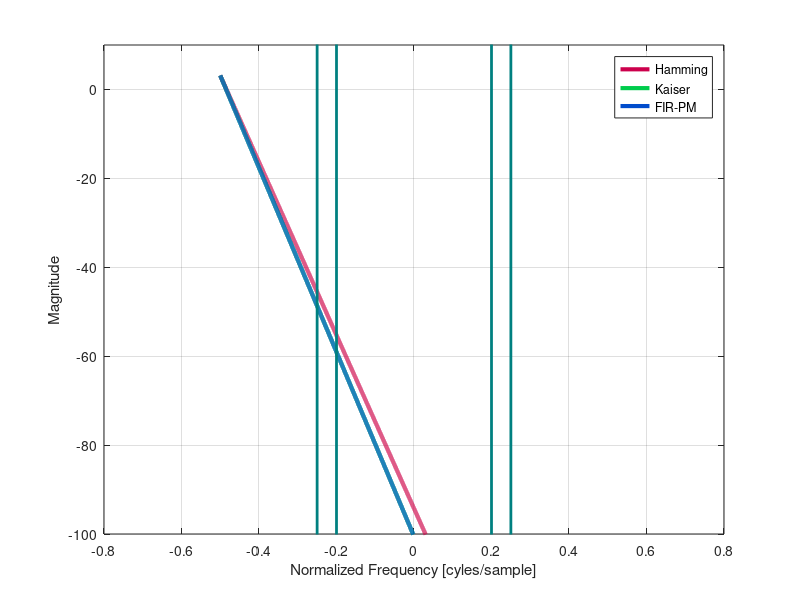

Recreate this plot in MATLAB.


NFFT = 2^14;
freq = [0:NFFT-1]/NFFT - 0.5;

fp = .2;
fs = .25;
Ap = .05; % dB
As = 55; % dB

Bp = 10^(Ap/20);
dp = (Bp-1)/(Bp+1); % pass band ripple
Bs = (1+dp)*10^(-As/20);
ds = Bs; % stop band ripple (approx.)

%% Windowed filter design
Fw = fs - fp;
fc = 0.5*(fs + fp);
[d,dind] = min([dp ds]);
if(dind == 1)
    A = Ap; % design is dominated by pass band ripple
else
    A = As; % design is dominated by stop band ripple
end;
% Hann window cuz 44 dB
L = ceil(6.2*pi/(2*pi*Fw));
M = L-1; % filter order
if(mod(M,2)==1)
    M = M+1;
    L = L+1;
end
% Now we know the shape (Hann) and the length.
win = hanning(L);
% Generate the impulse response
alpha = M/2; % group delay
n = [0:L-1].' - alpha;
hd = (3*2*fc)*sinc(2*fc*n);
hd(alpha+1) = hd(alpha+1) + 1;
h = hd.*win;
hhamming = h;

%magnitude dB
plot(freq,20*log10(abs(fftshift(fft(hd,NFFT)))),'Color',[0.8 0 0.3],'LineWidth',3);
hold on;
plot(freq,20*log10(abs(fftshift(fft(h ,NFFT)))),'Color',[0.0 0.8 0.3],'LineWidth',3);
ax = axis;
plot((fp)*[1 1],ax(3:4),'Color',[0 0.5 0.5],'LineWidth',2);
plot(-(fp)*[1 1],ax(3:4),'Color',[0 0.5 0.5],'LineWidth',2);
plot((fs)*[1 1],ax(3:4),'Color',[0 0.5 0.5],'LineWidth',2);
plot(-(fs)*[1 1],ax(3:4),'Color',[0 0.5 0.5],'LineWidth',2);
hold off;
grid on;
xlabel('Normalized Frequency [cyles/sample]');
ylabel('Magnitude [dB]');
legend('Non-Windowed','Windowed');
ylim([-100 10]);

%magnitude linear
plot(freq,(abs(fftshift(fft(hd,NFFT)))),'Color',[0.8 0 0.3],'LineWidth',3);
hold on;
plot(freq,(abs(fftshift(fft(h ,NFFT)))),'Color',[0.0 0.8 0.3],'LineWidth',3);
ax = axis;
plot((fp)*[1 1],ax(3:4),'Color',[0 0.5 0.5],'LineWidth',2);
plot(-(fp)*[1 1],ax(3:4),'Color',[0 0.5 0.5],'LineWidth',2);
plot((fs)*[1 1],ax(3:4),'Color',[0 0.5 0.5],'LineWidth',2);
plot(-(fs)*[1 1],ax(3:4),'Color',[0 0.5 0.5],'LineWidth',2);
hold off;
grid on;
xlabel('Normalized Frequency [cyles/sample]');
ylabel('Magnitude');
legend('Non-Windowed','Windowed');
ylim([-.5 1.5]);


%phase
plot(freq,unwrap(angle(fftshift(fft(hd,NFFT)))),'Color',[0.8 0 0.3],'LineWidth',3);
hold on;
plot(freq,unwrap(angle(fftshift(fft(h ,NFFT)))),'Color',[0.0 0.8 0.3],'LineWidth',3);
ax = axis;
plot((fp)*[1 1],ax(3:4),'Color',[0 0.5 0.5],'LineWidth',2);
plot(-(fp)*[1 1],ax(3:4),'Color',[0 0.5 0.5],'LineWidth',2);
plot((fs)*[1 1],ax(3:4),'Color',[0 0.5 0.5],'LineWidth',2);
plot(-(fs)*[1 1],ax(3:4),'Color',[0 0.5 0.5],'LineWidth',2);
hold off;
grid on;
xlabel('Normalized Frequency [cyles/sample]');
ylabel('Magnitude');
legend('Non-Windowed','Windowed');
ylim([-100 10]);







%% Kaiser design
[M,Wn,beta,filtype]=kaiserord([fp fs],[1 0],[dp ds],1)
if(mod(M,2)==1)
    M = M+1; 
end
L = M+1;
alpha = M/2;
win = kaiser(L,beta);
n = [0:L-1].' - alpha;
hd = (3*2*fc)*sinc(2*fc*n);
hd(alpha+1) = hd(alpha+1) + 1;
h = hd.*win;
hkaiser = h;

plot(freq,20*log10(abs(fftshift(fft(hd,NFFT)))),'Color',[0.8 0 0.3],'LineWidth',3);
hold on;
plot(freq,20*log10(abs(fftshift(fft(h ,NFFT)))),'Color',[0.0 0.8 0.3],'LineWidth',3);
ax = axis;
plot((fp)*[1 1],ax(3:4),'Color',[0 0.5 0.5],'LineWidth',2);
plot(-(fp)*[1 1],ax(3:4),'Color',[0 0.5 0.5],'LineWidth',2);
plot((fs)*[1 1],ax(3:4),'Color',[0 0.5 0.5],'LineWidth',2);
plot(-(fs)*[1 1],ax(3:4),'Color',[0 0.5 0.5],'LineWidth',2);
hold off;
grid on;
xlabel('Normalized Frequency [cyles/sample]');
ylabel('Magnitude [dB]');
legend('Non-Windowed','Windowed');
ylim([-100 10]);

% plot(freq,(abs(fftshift(fft(hd,NFFT)))),'Color',[0.8 0 0.3],'LineWidth',3);
% hold on;
% plot(freq,(abs(fftshift(fft(h ,NFFT)))),'Color',[0.0 0.8 0.3],'LineWidth',3);
% ax = axis;
% plot((fp)*[1 1],ax(3:4),'Color',[0 0.5 0.5],'LineWidth',2);
% plot(-(fp)*[1 1],ax(3:4),'Color',[0 0.5 0.5],'LineWidth',2);
% plot((fs)*[1 1],ax(3:4),'Color',[0 0.5 0.5],'LineWidth',2);
% plot(-(fs)*[1 1],ax(3:4),'Color',[0 0.5 0.5],'LineWidth',2);
% hold off;
% grid on;
% xlabel('Normalized Frequency [cyles/sample]');
% ylabel('Magnitude');
% legend('Non-Windowed','Windowed');
% ylim([-.25 1.2]);


% plot(freq,unwrap(angle(fftshift(fft(hd,NFFT)))),'Color',[0.8 0 0.3],'LineWidth',3);
% hold on;
% plot(freq,unwrap(angle(fftshift(fft(h ,NFFT)))),'Color',[0.0 0.8 0.3],'LineWidth',3);
% ax = axis;
% plot((fp)*[1 1],ax(3:4),'Color',[0 0.5 0.5],'LineWidth',2);
% plot(-(fp)*[1 1],ax(3:4),'Color',[0 0.5 0.5],'LineWidth',2);
% plot((fs)*[1 1],ax(3:4),'Color',[0 0.5 0.5],'LineWidth',2);
% plot(-(fs)*[1 1],ax(3:4),'Color',[0 0.5 0.5],'LineWidth',2);
% hold off;
% grid on;
% xlabel('Normalized Frequency [cyles/sample]');
% ylabel('Magnitude');
% legend('Non-Windowed','Windowed');
% ylim([-100 10]);






%% Equiripple filter design
[M,F,A,W]=firpmord([fp fs],[4 1],[dp ds],1)
%M = M + 2;
h = firpm(M,F,A,W);
hfirpm = h;

plot(freq,20*log10(abs(fftshift(fft(hhamming,NFFT)))),'Color',[0.8 0 0.3],'LineWidth',3);
hold on;
plot(freq,20*log10(abs(fftshift(fft(hkaiser ,NFFT)))),'Color',[0.0 0.8 0.3],'LineWidth',3);
plot(freq,20*log10(abs(fftshift(fft(hfirpm  ,NFFT)))),'Color',[0.0 0.3 0.8],'LineWidth',3);
ax = axis;
plot((fp)*[1 1],ax(3:4),'Color',[0 0.5 0.5],'LineWidth',2);
plot(-(fp)*[1 1],ax(3:4),'Color',[0 0.5 0.5],'LineWidth',2);
plot((fs)*[1 1],ax(3:4),'Color',[0 0.5 0.5],'LineWidth',2);
plot(-(fs)*[1 1],ax(3:4),'Color',[0 0.5 0.5],'LineWidth',2);
hold off;
grid on;
xlabel('Normalized Frequency [cyles/sample]');
ylabel('Magnitude [dB]');
legend('Hamming','Kaiser','FIR-PM');
ylim([-100 10]);

fprintf('Hamming = %d\nKaiser  = %d\nFIR-PM  = %d\n',...
        length(hhamming),length(hkaiser),length(hfirpm));

    
    
    
    
    
    
    
    
plot(freq,(abs(fftshift(fft(hhamming,NFFT)))),'Color',[0.8 0 0.3],'LineWidth',3);
hold on;
plot(freq,(abs(fftshift(fft(hkaiser ,NFFT)))),'Color',[0.0 0.8 0.3],'LineWidth',3);
plot(freq,(abs(fftshift(fft(hfirpm  ,NFFT)))),'Color',[0.0 0.3 0.8],'LineWidth',3);
ax = axis;
plot((fp)*[1 1],ax(3:4),'Color',[0 0.5 0.5],'LineWidth',2);
plot(-(fp)*[1 1],ax(3:4),'Color',[0 0.5 0.5],'LineWidth',2);
plot((fs)*[1 1],ax(3:4),'Color',[0 0.5 0.5],'LineWidth',2);
plot(-(fs)*[1 1],ax(3:4),'Color',[0 0.5 0.5],'LineWidth',2);
hold off;
grid on;
xlabel('Normalized Frequency [cyles/sample]');
ylabel('Magnitude');
legend('Hamming','Kaiser','FIR-PM');
ylim([-100 10]);





plot(freq,unwrap(angle(fftshift(fft(hhamming,NFFT)))),'Color',[0.8 0 0.3],'LineWidth',3);
hold on;
plot(freq,unwrap(angle(fftshift(fft(hkaiser ,NFFT)))),'Color',[0.0 0.8 0.3],'LineWidth',3);
plot(freq,unwrap(angle(fftshift(fft(hfirpm  ,NFFT)))),'Color',[0.0 0.3 0.8],'LineWidth',3);
ax = axis;
plot((fp)*[1 1],ax(3:4),'Color',[0 0.5 0.5],'LineWidth',2);
plot(-(fp)*[1 1],ax(3:4),'Color',[0 0.5 0.5],'LineWidth',2);
plot((fs)*[1 1],ax(3:4),'Color',[0 0.5 0.5],'LineWidth',2);
plot(-(fs)*[1 1],ax(3:4),'Color',[0 0.5 0.5],'LineWidth',2);
hold off;
grid on;
xlabel('Normalized Frequency [cyles/sample]');
ylabel('Magnitude');
legend('Hamming','Kaiser','FIR-PM');
ylim([-100 10]);
